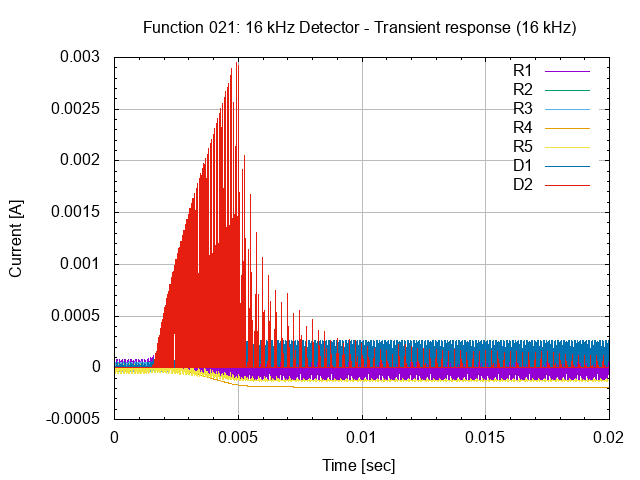

Write the gnuplot code that produced this figure.
# setup terminal
set term png

# setup graph
set output "26.021.00.02.01.01.png"
set title "Function 021: 16 kHz Detector - Transient response (16 kHz)"

# setup Y-axis
set grid ytics lt 1 lw 1 lc rgb "#bbbbbb"
set mytics
set ylabel "Current [A]"

# setup X-axis
set grid xtics lt 1 lw 1 lc rgb "#bbbbbb"
set mxtics
set xrange [0:0.02]
set xlabel "Time [sec]"

# setup plot style
set style data lines
plot '26.021.00.02.01.dat' using 1:2 title "R1", \
     '26.021.00.02.01.dat' using 1:3 title "R2", \
     '26.021.00.02.01.dat' using 1:4 title "R3", \
     '26.021.00.02.01.dat' using 1:5 title "R4", \
     '26.021.00.02.01.dat' using 1:6 title "R5", \
     '26.021.00.02.01.dat' using 1:7 title "D1", \
     '26.021.00.02.01.dat' using 1:8 title "D2"

# set output back to default
set output

# reset terminal type
set terminal pop
